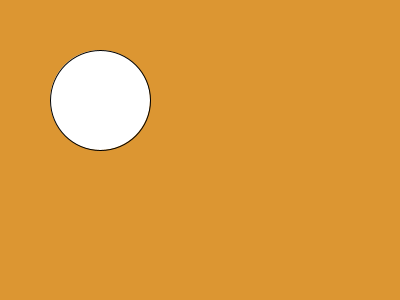
Frame 1 (no input)
Frame 60 (the mouse pressed at the canvas centre just before this capture): identical to frame 1, image omitted
Frame 120 (the mouse held since frame 60 and released just before this capture): identical to frame 1, image omitted

The Processing sketch that drew this single still picture (run headless with seeded random() and noise(); from frame 60 on, the mouse is pressed at the canvas centre):

// Processing sketch: pruebaTomarObjetos
// ── pruebaTomarObjetos.pde
int x = 100;
int y = 100;
int sz =100;

void setup(){
  size(400,300);
}
void draw(){
  background(220,150,50);
  ellipse(x,y,sz,sz);
  if((dist(x,y,mouseX,mouseY)<sz/2) && (mousePressed)){
      x = mouseX;
      y = mouseY;
  }
}
